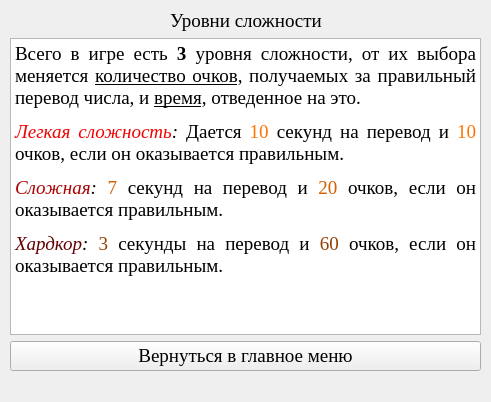
<?xml version="1.0" encoding="UTF-8"?>
<ui version="4.0">
 <class>MainWindow</class>
 <widget class="QMainWindow" name="MainWindow">
  <property name="geometry">
   <rect>
    <x>0</x>
    <y>0</y>
    <width>491</width>
    <height>402</height>
   </rect>
  </property>
  <property name="font">
   <font>
    <family>Times New Roman</family>
    <pointsize>14</pointsize>
   </font>
  </property>
  <property name="windowTitle">
   <string>MainWindow</string>
  </property>
  <widget class="QWidget" name="centralwidget">
   <widget class="QWidget" name="verticalLayoutWidget">
    <property name="geometry">
     <rect>
      <x>10</x>
      <y>10</y>
      <width>471</width>
      <height>361</height>
     </rect>
    </property>
    <layout class="QVBoxLayout" name="verticalLayout">
     <item>
      <layout class="QHBoxLayout" name="horizontalLayout">
       <item>
        <spacer name="horizontalSpacer_2">
         <property name="orientation">
          <enum>Qt::Horizontal</enum>
         </property>
         <property name="sizeHint" stdset="0">
          <size>
           <width>40</width>
           <height>20</height>
          </size>
         </property>
        </spacer>
       </item>
       <item>
        <widget class="QLabel" name="label">
         <property name="text">
          <string>Уровни сложности</string>
         </property>
        </widget>
       </item>
       <item>
        <spacer name="horizontalSpacer">
         <property name="orientation">
          <enum>Qt::Horizontal</enum>
         </property>
         <property name="sizeHint" stdset="0">
          <size>
           <width>40</width>
           <height>20</height>
          </size>
         </property>
        </spacer>
       </item>
      </layout>
     </item>
     <item>
      <widget class="QTextBrowser" name="textBrowser">
       <property name="html">
        <string>&lt;!DOCTYPE HTML PUBLIC &quot;-//W3C//DTD HTML 4.0//EN&quot; &quot;http://www.w3.org/TR/REC-html40/strict.dtd&quot;&gt;
&lt;html&gt;&lt;head&gt;&lt;meta name=&quot;qrichtext&quot; content=&quot;1&quot; /&gt;&lt;style type=&quot;text/css&quot;&gt;
p, li { white-space: pre-wrap; }
&lt;/style&gt;&lt;/head&gt;&lt;body style=&quot; font-family:'Times New Roman'; font-size:14pt; font-weight:400; font-style:normal;&quot;&gt;
&lt;p align=&quot;justify&quot; style=&quot; margin-top:12px; margin-bottom:0px; margin-left:0px; margin-right:0px; -qt-block-indent:0; text-indent:0px; line-height:100%; background-color:transparent;&quot;&gt;&lt;span style=&quot; font-family:'Times New Roman';&quot;&gt;Всего в игре есть &lt;/span&gt;&lt;span style=&quot; font-family:'Times New Roman'; font-weight:600;&quot;&gt;3&lt;/span&gt;&lt;span style=&quot; font-family:'Times New Roman';&quot;&gt; уровня сложности, от их выбора меняется &lt;/span&gt;&lt;span style=&quot; font-family:'Times New Roman'; text-decoration: underline;&quot;&gt;количество очков&lt;/span&gt;&lt;span style=&quot; font-family:'Times New Roman';&quot;&gt;, получаемых за правильный перевод числа, и &lt;/span&gt;&lt;span style=&quot; font-family:'Times New Roman'; text-decoration: underline;&quot;&gt;время&lt;/span&gt;&lt;span style=&quot; font-family:'Times New Roman';&quot;&gt;, отведенное на это. &lt;/span&gt;&lt;/p&gt;
&lt;p align=&quot;justify&quot; style=&quot; margin-top:12px; margin-bottom:0px; margin-left:0px; margin-right:0px; -qt-block-indent:0; text-indent:0px; line-height:100%; background-color:transparent;&quot;&gt;&lt;span style=&quot; font-family:'Times New Roman'; font-style:italic; color:#f30000;&quot;&gt;Легкая сложность&lt;/span&gt;&lt;span style=&quot; font-family:'Times New Roman'; font-style:italic;&quot;&gt;:&lt;/span&gt;&lt;span style=&quot; font-family:'Times New Roman';&quot;&gt; Дается &lt;/span&gt;&lt;span style=&quot; font-family:'Times New Roman'; color:#ff7300;&quot;&gt;10&lt;/span&gt;&lt;span style=&quot; font-family:'Times New Roman';&quot;&gt; секунд на перевод и &lt;/span&gt;&lt;span style=&quot; font-family:'Times New Roman'; color:#ff7300;&quot;&gt;10&lt;/span&gt;&lt;span style=&quot; font-family:'Times New Roman';&quot;&gt; очков, если он оказывается правильным. &lt;/span&gt;&lt;/p&gt;
&lt;p align=&quot;justify&quot; style=&quot; margin-top:12px; margin-bottom:0px; margin-left:0px; margin-right:0px; -qt-block-indent:0; text-indent:0px; line-height:100%; background-color:transparent;&quot;&gt;&lt;span style=&quot; font-family:'Times New Roman'; font-style:italic; color:#ad0000;&quot;&gt;Сложная&lt;/span&gt;&lt;span style=&quot; font-family:'Times New Roman'; font-style:italic;&quot;&gt;:&lt;/span&gt;&lt;span style=&quot; font-family:'Times New Roman';&quot;&gt; &lt;/span&gt;&lt;span style=&quot; font-family:'Times New Roman'; color:#d15e00;&quot;&gt;7&lt;/span&gt;&lt;span style=&quot; font-family:'Times New Roman';&quot;&gt; секунд на перевод и &lt;/span&gt;&lt;span style=&quot; font-family:'Times New Roman'; color:#d15e00;&quot;&gt;20&lt;/span&gt;&lt;span style=&quot; font-family:'Times New Roman';&quot;&gt; очков, если он оказывается правильным. &lt;/span&gt;&lt;/p&gt;
&lt;p align=&quot;justify&quot; style=&quot; margin-top:12px; margin-bottom:0px; margin-left:0px; margin-right:0px; -qt-block-indent:0; text-indent:0px; line-height:100%; background-color:transparent;&quot;&gt;&lt;span style=&quot; font-family:'Times New Roman'; font-style:italic; color:#640000;&quot;&gt;Хардкор&lt;/span&gt;&lt;span style=&quot; font-family:'Times New Roman'; font-style:italic;&quot;&gt;:&lt;/span&gt;&lt;span style=&quot; font-family:'Times New Roman';&quot;&gt; &lt;/span&gt;&lt;span style=&quot; font-family:'Times New Roman'; color:#954000;&quot;&gt;3&lt;/span&gt;&lt;span style=&quot; font-family:'Times New Roman';&quot;&gt; секунды на перевод и &lt;/span&gt;&lt;span style=&quot; font-family:'Times New Roman'; color:#954000;&quot;&gt;60&lt;/span&gt;&lt;span style=&quot; font-family:'Times New Roman';&quot;&gt; очков, если он оказывается правильным.&lt;/span&gt;&lt;/p&gt;&lt;/body&gt;&lt;/html&gt;</string>
       </property>
      </widget>
     </item>
     <item>
      <widget class="QPushButton" name="ToMenu">
       <property name="text">
        <string>Вернуться в главное меню</string>
       </property>
      </widget>
     </item>
    </layout>
   </widget>
  </widget>
  <widget class="QMenuBar" name="menubar">
   <property name="geometry">
    <rect>
     <x>0</x>
     <y>0</y>
     <width>491</width>
     <height>26</height>
    </rect>
   </property>
  </widget>
 </widget>
 <resources/>
 <connections/>
</ui>
